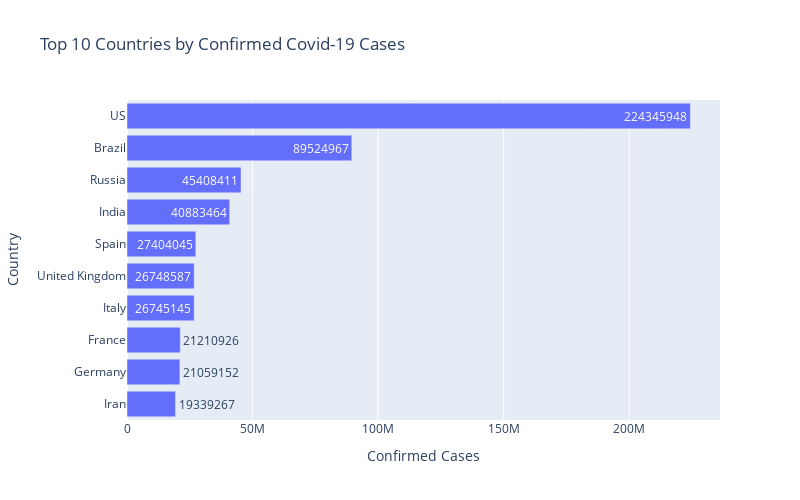

The code cell stored with this chart in its notebook:
### Code cell
#Bar Plot
import plotly.express as px
import pandas as pd

# Group and get top 10
top_countries = df.groupby('Country/Region')['Confirmed'].sum().sort_values(ascending=False).head(10).reset_index()

# Create interactive bar chart
fig = px.bar(top_countries,
             x='Confirmed',
             y='Country/Region',
             orientation='h',
             title='Top 10 Countries by Confirmed Covid-19 Cases',
             labels={'Confirmed': 'Confirmed Cases', 'Country/Region': 'Country'},
             text='Confirmed')

# Customize hover text
fig.update_traces(hovertemplate='Country: %{y}<br>Confirmed: %{x}')

# Set figure size and reverse y-axis (so top country is at top)
fig.update_layout(
    width=800,
    height=500,
    yaxis=dict(autorange="reversed")
)

# Show the interactive chart
fig.show()

### Figure 1 — Plotly figure (JSON) as saved in the notebook; plotly's stock layout.template omitted (floating-point values rounded to 4 significant figures)
{"data": [{"alignmentgroup": "True", "hovertemplate": "Country: %{y}<br>Confirmed: %{x}", "legendgroup": "", "marker": {"color": "#636efa", "pattern": {"shape": ""}}, "name": "", "offsetgroup": "", "orientation": "h", "showlegend": false, "text": [224345948, 89524967, 45408411, 40883464, 27404045, 26748587, 26745145, 21210926, 21059152, 19339267], "textposition": "auto", "type": "bar", "x": [224345948, 89524967, 45408411, 40883464, 27404045, 26748587, 26745145, 21210926, 21059152, 19339267], "xaxis": "x", "y": ["US", "Brazil", "Russia", "India", "Spain", "United Kingdom", "Italy", "France", "Germany", "Iran"], "yaxis": "y"}], "layout": {"barmode": "relative", "height": 500, "legend": {"tracegroupgap": 0}, "title": {"text": "Top 10 Countries by Confirmed Covid-19 Cases"}, "width": 800, "xaxis": {"anchor": "y", "autorange": true, "domain": [0, 1], "range": [0, 236200000.0], "title": {"text": "Confirmed Cases"}, "type": "linear"}, "yaxis": {"anchor": "x", "autorange": true, "domain": [0, 1], "range": [9.5, -0.5], "title": {"text": "Country"}, "type": "category"}}}
